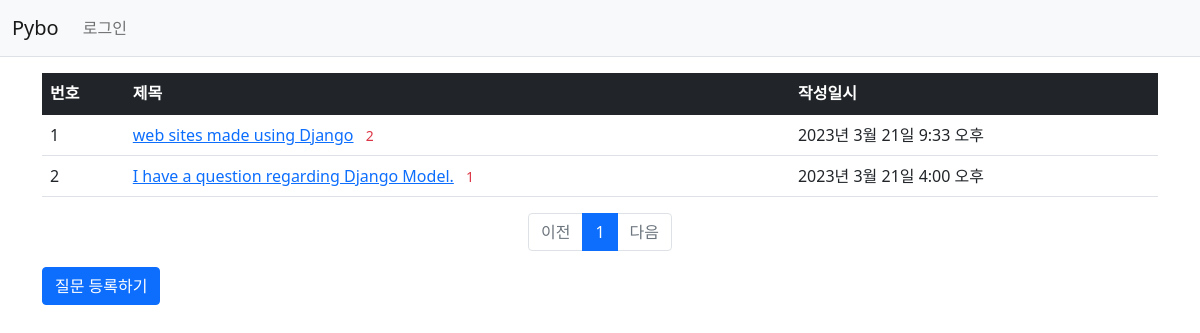
/pybo/, run on an earlier commit of the app's database.
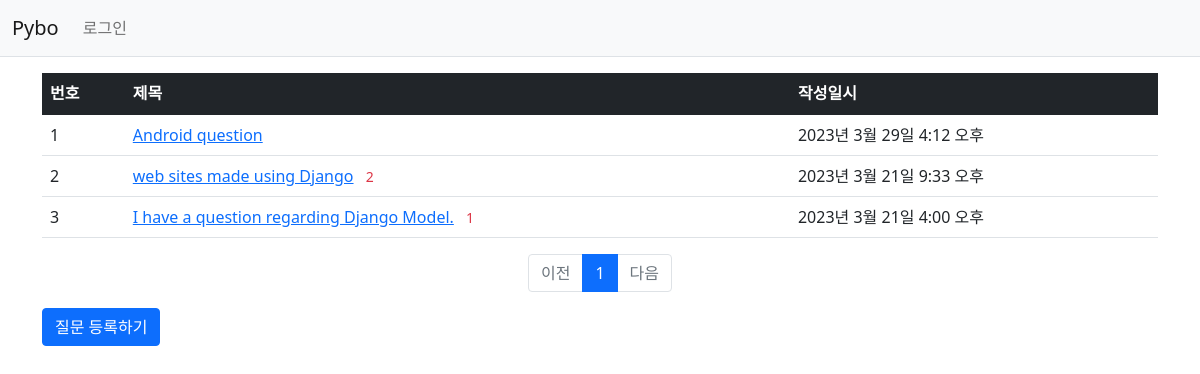
And on a later commit of the database.
### pybo/models.py (models this page shows, shortened)
class Question(models.Model):
    subject = models.CharField(max_length=200)
    content = models.TextField()
    create_date = models.DateTimeField()

### pybo/views.py (the view)
# urls.py: path('', views.index, name='index'),  # localhost:8000/pybo/
def index(request):
    page = request.GET.get('page', '1')  # 페이지. # GET방식으로 호출된 url에서 page값을 가져올 때 사용됨
    question_list = Question.objects.order_by('-create_date')
    paginator = Paginator(question_list, 10)  # 페이지당 10개씩 보여주기
    page_obj = paginator.get_page(page)
    context = {'question_list': page_obj}   # question_list는 페이징 객체(page_obj)
    return render(request, 'pybo/question_list.html', context)

### templates/pybo/question_list.html
{%  extends 'base.html' %}
{% block content %}
<div class="container my-3">
    <table class="table">
        <thead>
        <tr class="table-dark">
            <th>번호</th>
            <th>제목</th>
            <th>작성일시</th>
        </tr>
        </thead>
        <tbody>
        {% if question_list %}
        {% for question in question_list %}
        <tr>
            <td>{{ forloop.counter }}</td>
            <td>
                <a href="{% url 'pybo:detail' question.id %}">{{ question.subject }}</a>
                {% if question.answer_set.count > 0 %}
                    <span class="text-danger small mx-2">{{ question.answer_set.count }}</span>
                {% endif %}
            </td>
            <td>{{ question.create_date }}</td>
        </tr>
        {% endfor %}
        {% else %}
        <tr>
            <td colspan="3">질문이 없습니다.</td>
        </tr>
        {% endif %}
        </tbody>
    </table>
    <ul class="pagination justify-content-center">
        {% if question_list.has_previous %}
        <li class="page-item">
            <a class="page-link" href="?page={{ question_list.previous_page_number }}">이전</a>
        </li>
        {% else %}
        <li class="page-item disabled">
            <a class="page-link" tabindex="-1" aria-disabled="true" href="#">이전</a>
        </li>
        {% endif %}
        {% for page_number in question_list.paginator.page_range %}
        {% if page_number >= question_list.number|add:-5 and page_number <= question_list.number|add:5 %}
        {% if page_number == question_list.number %}
        <li class="page-item active" aria-current="page">
            <a class="page-link" href="?page={{ page_number }}">{{ page_number }}</a>
        </li>
        {% else %}
        <li class="page-item">
            <a class="page-link" href="?page={{ page_number }}">{{ page_number }}</a>
        </li>
        {% endif %}
        {% endif %}
        {% endfor %}
        {% if question_list.has_next %}
        <li class="page-item">
            <a class="page-link" href="?page={{ question_list.next_page_number }}">다음</a>
        </li>
        {% else %}
        <li class="page-item disabled">
            <a class="page-link" tabindex="-1" aria-disabled="true" href="#">다음</a>
        </li>
        {% endif %}
    </ul>
    <a href="{% url 'pybo:question_create' %}" class="btn btn-primary">질문 등록하기</a>
</div>
{% endblock %}

### templates/base.html (shortened to what this page needs)
{% load static %}
<!doctype html>
<html lang="ko">
<head>
    <link rel="stylesheet" type="text/css" href="{% static 'bootstrap.min.css' %}">
    <link rel="stylesheet" type="text/css" href="{% static 'style.css' %}">
</head>
<body>
{% include "navbar.html" %}
{% block content %}
{% endblock %}
</body>
</html>

### templates/navbar.html (shortened to what this page needs)
<nav class="navbar navbar-expand-lg navbar-light bg-light border-bottom">
    <div class="container-fluid">
        <a class="navbar-brand" href="{% url 'pybo:index' %}">Pybo</a>
        <div class="collapse navbar-collapse" id="navbarSupportedContent">
            <ul class="navbar-nav me-auto mb-2 mb-lg-0">
                <li class="nav-item">
                    <a class="nav-link" href="#">로그인</a>
                </li>
            </ul>
        </div>
    </div>
</nav>

What changed in the data, as far as the page shows it:
added Question: subject "Android question", create_date "2023년 3월 29일 4:12 오후"
